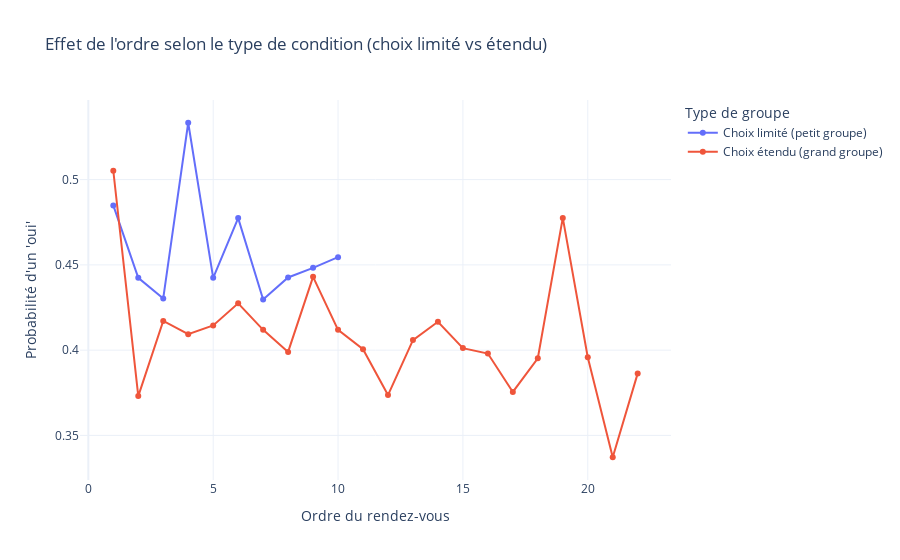

The notebook cell saved with this chart:
### Code cell
# Mapping lisible pour la variable condtn
df['groupe_condtn'] = df['condtn'].map({
    1: 'Choix limité (petit groupe)',
    2: 'Choix étendu (grand groupe)'
})

# Calcul du taux de "oui" par ordre et type de condition
grouped_by_condtn = df.groupby(['groupe_condtn', 'order']).agg({
    'dec': 'mean',
    'iid': 'count'
}).rename(columns={'dec': 'Taux de oui', 'iid': 'Nombre de dates'}).reset_index()

# Tracer avec Plotly
import plotly.express as px

fig = px.line(
    grouped_by_condtn,
    x='order',
    y='Taux de oui',
    color='groupe_condtn',
    markers=True,
    title="Effet de l'ordre selon le type de condition (choix limité vs étendu)",
    labels={
        'order': "Ordre du rendez-vous",
        'Taux de oui': "Probabilité d'un 'oui'",
        'groupe_condtn': "Type de groupe"
    },
    template="plotly_white"
)
fig.update_traces(line=dict(width=2))
fig.show()

### Figure 1 — Plotly figure (JSON) as saved in the notebook; plotly's stock layout.template omitted (floating-point values rounded to 4 significant figures)
{"data": [{"hovertemplate": "Type de groupe=Choix limité (petit groupe)<br>Ordre du rendez-vous=%{x}<br>Probabilité d'un 'oui'=%{y}<extra></extra>", "legendgroup": "Choix limité (petit groupe)", "line": {"color": "#636efa", "dash": "solid", "width": 2}, "marker": {"symbol": "circle"}, "mode": "lines+markers", "name": "Choix limité (petit groupe)", "orientation": "v", "showlegend": true, "type": "scatter", "x": [1, 2, 3, 4, 5, 6, 7, 8, 9, 10], "xaxis": "x", "y": [0.4848, 0.4424, 0.4303, 0.5333, 0.4424, 0.4774, 0.4297, 0.4426, 0.4483, 0.4545], "yaxis": "y"}, {"hovertemplate": "Type de groupe=Choix étendu (grand groupe)<br>Ordre du rendez-vous=%{x}<br>Probabilité d'un 'oui'=%{y}<extra></extra>", "legendgroup": "Choix étendu (grand groupe)", "line": {"color": "#EF553B", "dash": "solid", "width": 2}, "marker": {"symbol": "circle"}, "mode": "lines+markers", "name": "Choix étendu (grand groupe)", "orientation": "v", "showlegend": true, "type": "scatter", "x": [1, 2, 3, 4, 5, 6, 7, 8, 9, 10, 11, 12, 13, 14, 15, 16, 17, 18, 19, 20, 21, 22], "xaxis": "x", "y": [0.5052, 0.3731, 0.4171, 0.4093, 0.4145, 0.4275, 0.4119, 0.399, 0.443, 0.4119, 0.4005, 0.3737, 0.4059, 0.4167, 0.4012, 0.398, 0.3755, 0.3953, 0.4775, 0.3958, 0.3372, 0.3864], "yaxis": "y"}], "layout": {"legend": {"title": {"text": "Type de groupe"}, "tracegroupgap": 0}, "title": {"text": "Effet de l'ordre selon le type de condition (choix limité vs étendu)"}, "xaxis": {"anchor": "y", "domain": [0, 1], "title": {"text": "Ordre du rendez-vous"}}, "yaxis": {"anchor": "x", "domain": [0, 1], "title": {"text": "Probabilité d'un 'oui'"}}}}
